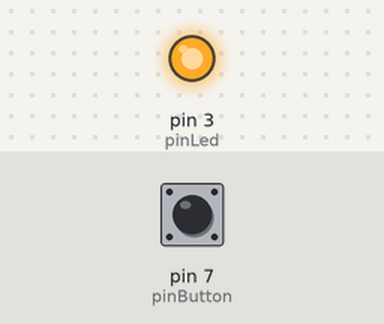
Recording of a sketch running on a simulated Arduino Uno, built with avr-gcc and run on an emulated ATmega328P. On the bench: output pins drawn as LEDs (lit = HIGH). The test bench sets the inputs (shaded band); at power-on: pin 7 (pinButton) LOW.

Above: at 1.2 s.
1.3 s: pin 7 (pinButton) pulled HIGH for 0.15 s
At 1.37 s:
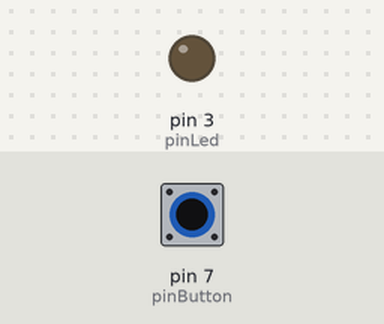
2.9 s: pin 7 (pinButton) pulled HIGH for 3.2 s
At 7.1 s:
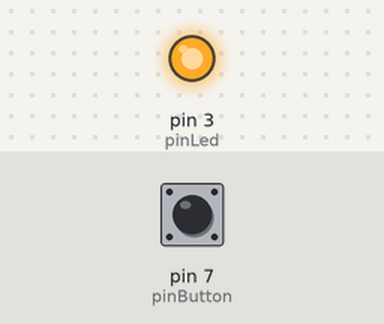
Timing chart, 0 to 8.6 s (numbered marks = the images above; inputs shaded):
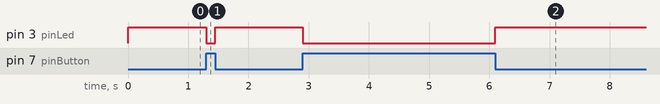

Measured:
- after the input at 1.3 s, pin 3 (pinLed): HIGH → LOW at once, → HIGH 0.15 s later
- after the input at 2.9 s, pin 3 (pinLed): HIGH → LOW at once, → HIGH 3.2 s later

The sketch:

test_button_to_led.ino
```cpp
// Demo for Grove - Starter V2.0
// Author: Loovee  2013-3-10

// Uses the Grove - Button to control the Grove - LED.
// Connect the Grove - Button to the socket marked D3
// Connect the Grove - LED to D7

// Defines the pins to which the button and LED are connected.
const int pinButton = 7;
const int pinLed    = 3;

void setup()
{
    // Configure the button's pin for input signals.
    pinMode(pinButton, INPUT);

    // Configure the LED's pin for output.
    pinMode(pinLed, OUTPUT);
}

void loop()
{
    if(digitalRead(pinButton))
    {
        // When the button is pressed, turn the LED on.
        digitalWrite(pinLed, LOW);
    }
    else
    {
        // Otherwise, turn the LED off.
        digitalWrite(pinLed, HIGH);
    }

    delay(0);
}
```
